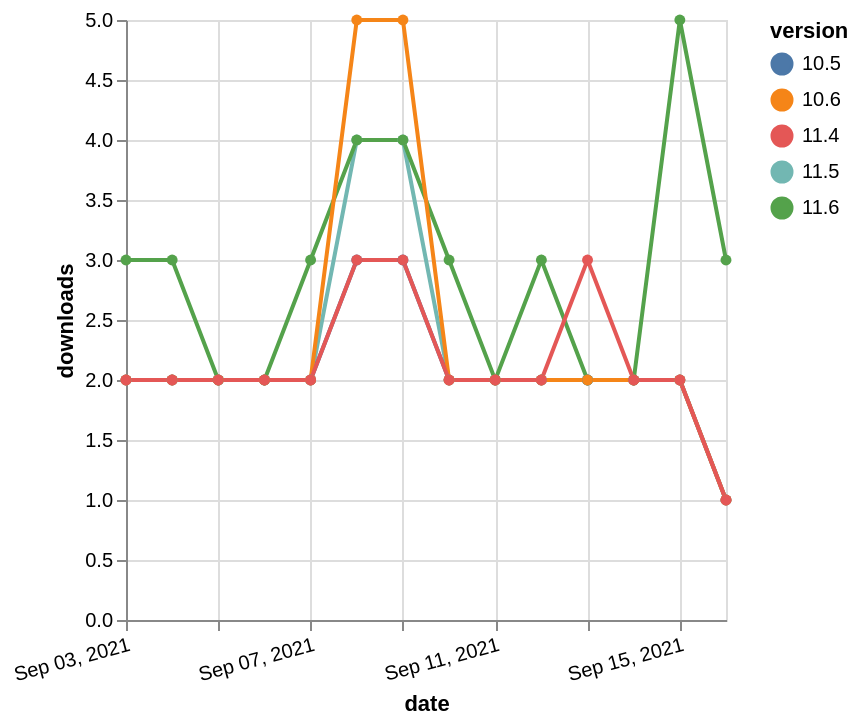

Here is the Vega-Lite specification saved for this chart:
### Vega-Lite specification from a JSON file in a GitHub repository (floating-point values rounded to 4 significant figures)
{"$schema": "https://vega.github.io/schema/vega-lite/v5.json", "description": "A simple bar chart with embedded data.", "data": {"values": [{"date": "2021-09-03", "total": 2173, "delta": 2, "version": "11.5"}, {"date": "2021-09-04", "total": 2175, "delta": 2, "version": "11.5"}, {"date": "2021-09-05", "total": 2177, "delta": 2, "version": "11.5"}, {"date": "2021-09-06", "total": 2179, "delta": 2, "version": "11.5"}, {"date": "2021-09-07", "total": 2181, "delta": 2, "version": "11.5"}, {"date": "2021-09-08", "total": 2185, "delta": 4, "version": "11.5"}, {"date": "2021-09-09", "total": 2189, "delta": 4, "version": "11.5"}, {"date": "2021-09-10", "total": 2191, "delta": 2, "version": "11.5"}, {"date": "2021-09-11", "total": 2193, "delta": 2, "version": "11.5"}, {"date": "2021-09-12", "total": 2195, "delta": 2, "version": "11.5"}, {"date": "2021-09-13", "total": 2197, "delta": 2, "version": "11.5"}, {"date": "2021-09-14", "total": 2199, "delta": 2, "version": "11.5"}, {"date": "2021-09-15", "total": 2201, "delta": 2, "version": "11.5"}, {"date": "2021-09-16", "total": 2202, "delta": 1, "version": "11.5"}, {"date": "2021-09-03", "total": 1442, "delta": 3, "version": "11.6"}, {"date": "2021-09-04", "total": 1445, "delta": 3, "version": "11.6"}, {"date": "2021-09-05", "total": 1447, "delta": 2, "version": "11.6"}, {"date": "2021-09-06", "total": 1449, "delta": 2, "version": "11.6"}, {"date": "2021-09-07", "total": 1452, "delta": 3, "version": "11.6"}, {"date": "2021-09-08", "total": 1456, "delta": 4, "version": "11.6"}, {"date": "2021-09-09", "total": 1460, "delta": 4, "version": "11.6"}, {"date": "2021-09-10", "total": 1463, "delta": 3, "version": "11.6"}, {"date": "2021-09-11", "total": 1465, "delta": 2, "version": "11.6"}, {"date": "2021-09-12", "total": 1468, "delta": 3, "version": "11.6"}, {"date": "2021-09-13", "total": 1470, "delta": 2, "version": "11.6"}, {"date": "2021-09-14", "total": 1472, "delta": 2, "version": "11.6"}, {"date": "2021-09-15", "total": 1477, "delta": 5, "version": "11.6"}, {"date": "2021-09-16", "total": 1480, "delta": 3, "version": "11.6"}, {"date": "2021-09-03", "total": 2591, "delta": 2, "version": "10.5"}, {"date": "2021-09-04", "total": 2593, "delta": 2, "version": "10.5"}, {"date": "2021-09-05", "total": 2595, "delta": 2, "version": "10.5"}, {"date": "2021-09-06", "total": 2597, "delta": 2, "version": "10.5"}, {"date": "2021-09-07", "total": 2599, "delta": 2, "version": "10.5"}, {"date": "2021-09-08", "total": 2602, "delta": 3, "version": "10.5"}, {"date": "2021-09-09", "total": 2605, "delta": 3, "version": "10.5"}, {"date": "2021-09-10", "total": 2607, "delta": 2, "version": "10.5"}, {"date": "2021-09-11", "total": 2609, "delta": 2, "version": "10.5"}, {"date": "2021-09-12", "total": 2611, "delta": 2, "version": "10.5"}, {"date": "2021-09-13", "total": 2613, "delta": 2, "version": "10.5"}, {"date": "2021-09-14", "total": 2615, "delta": 2, "version": "10.5"}, {"date": "2021-09-15", "total": 2617, "delta": 2, "version": "10.5"}, {"date": "2021-09-16", "total": 2618, "delta": 1, "version": "10.5"}, {"date": "2021-09-03", "total": 3646, "delta": 2, "version": "10.6"}, {"date": "2021-09-04", "total": 3648, "delta": 2, "version": "10.6"}, {"date": "2021-09-05", "total": 3650, "delta": 2, "version": "10.6"}, {"date": "2021-09-06", "total": 3652, "delta": 2, "version": "10.6"}, {"date": "2021-09-07", "total": 3654, "delta": 2, "version": "10.6"}, {"date": "2021-09-08", "total": 3659, "delta": 5, "version": "10.6"}, {"date": "2021-09-09", "total": 3664, "delta": 5, "version": "10.6"}, {"date": "2021-09-10", "total": 3666, "delta": 2, "version": "10.6"}, {"date": "2021-09-11", "total": 3668, "delta": 2, "version": "10.6"}, {"date": "2021-09-12", "total": 3670, "delta": 2, "version": "10.6"}, {"date": "2021-09-13", "total": 3672, "delta": 2, "version": "10.6"}, {"date": "2021-09-14", "total": 3674, "delta": 2, "version": "10.6"}, {"date": "2021-09-15", "total": 3676, "delta": 2, "version": "10.6"}, {"date": "2021-09-16", "total": 3677, "delta": 1, "version": "10.6"}, {"date": "2021-09-03", "total": 2691, "delta": 2, "version": "11.4"}, {"date": "2021-09-04", "total": 2693, "delta": 2, "version": "11.4"}, {"date": "2021-09-05", "total": 2695, "delta": 2, "version": "11.4"}, {"date": "2021-09-06", "total": 2697, "delta": 2, "version": "11.4"}, {"date": "2021-09-07", "total": 2699, "delta": 2, "version": "11.4"}, {"date": "2021-09-08", "total": 2702, "delta": 3, "version": "11.4"}, {"date": "2021-09-09", "total": 2705, "delta": 3, "version": "11.4"}, {"date": "2021-09-10", "total": 2707, "delta": 2, "version": "11.4"}, {"date": "2021-09-11", "total": 2709, "delta": 2, "version": "11.4"}, {"date": "2021-09-12", "total": 2711, "delta": 2, "version": "11.4"}, {"date": "2021-09-13", "total": 2714, "delta": 3, "version": "11.4"}, {"date": "2021-09-14", "total": 2716, "delta": 2, "version": "11.4"}, {"date": "2021-09-15", "total": 2718, "delta": 2, "version": "11.4"}, {"date": "2021-09-16", "total": 2719, "delta": 1, "version": "11.4"}]}, "width": "container", "mark": {"type": "line", "point": {"filled": true}}, "encoding": {"x": {"field": "date", "type": "temporal", "timeUnit": "yearmonthdate", "title": "date", "axis": {"labelAngle": -15}}, "y": {"field": "delta", "type": "quantitative", "title": "downloads"}, "color": {"field": "version", "type": "nominal"}, "tooltip": {"field": "delta"}}}
